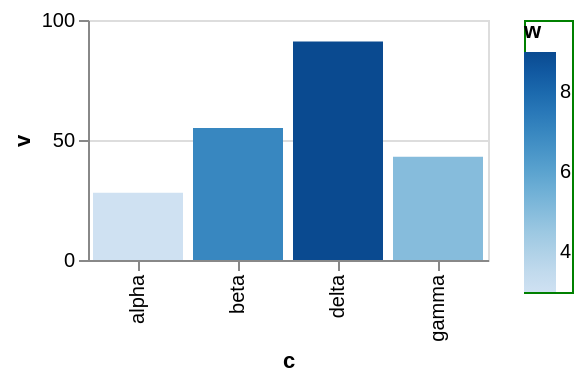

The Vega-Lite source for this figure:
### Vega-Lite specification from a JSON file in a GitHub repository (floating-point values rounded to 4 significant figures)
{"$schema": "https://vega.github.io/schema/vega-lite/v6.json", "width": 200, "height": 120, "data": {"values": [{"c": "alpha", "v": 28, "w": 3, "t": "2024-01-07"}, {"c": "beta", "v": 55, "w": 7, "t": "2024-03-19"}, {"c": "gamma", "v": 43, "w": 5, "t": "2024-06-02"}, {"c": "delta", "v": 91, "w": 9, "t": "2024-09-11"}]}, "mark": "bar", "encoding": {"x": {"field": "c", "type": "nominal"}, "y": {"field": "v", "type": "quantitative"}, "color": {"field": "w", "type": "quantitative", "legend": {"strokeColor": "green"}}}}
